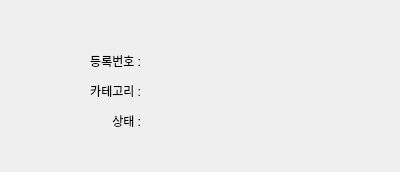
<?xml version="1.0" encoding="UTF-8"?>
<ui version="4.0">
 <class>Form</class>
 <widget class="QWidget" name="Form">
  <property name="geometry">
   <rect>
    <x>0</x>
    <y>0</y>
    <width>400</width>
    <height>172</height>
   </rect>
  </property>
  <property name="windowTitle">
   <string>Form</string>
  </property>
  <widget class="QWidget" name="widget" native="true">
   <property name="geometry">
    <rect>
     <x>40</x>
     <y>40</y>
     <width>291</width>
     <height>111</height>
    </rect>
   </property>
   <widget class="QLabel" name="label_3">
    <property name="geometry">
     <rect>
      <x>20</x>
      <y>70</y>
      <width>81</width>
      <height>21</height>
     </rect>
    </property>
    <property name="text">
     <string>상태 :</string>
    </property>
    <property name="alignment">
     <set>Qt::AlignRight|Qt::AlignTrailing|Qt::AlignVCenter</set>
    </property>
   </widget>
   <widget class="QLabel" name="label_2">
    <property name="geometry">
     <rect>
      <x>20</x>
      <y>40</y>
      <width>81</width>
      <height>21</height>
     </rect>
    </property>
    <property name="text">
     <string>카테고리 :</string>
    </property>
    <property name="alignment">
     <set>Qt::AlignRight|Qt::AlignTrailing|Qt::AlignVCenter</set>
    </property>
   </widget>
   <widget class="QLabel" name="label">
    <property name="geometry">
     <rect>
      <x>20</x>
      <y>10</y>
      <width>81</width>
      <height>21</height>
     </rect>
    </property>
    <property name="text">
     <string>등록번호 :</string>
    </property>
    <property name="alignment">
     <set>Qt::AlignRight|Qt::AlignTrailing|Qt::AlignVCenter</set>
    </property>
   </widget>
   <widget class="QWidget" name="widget_2" native="true">
    <property name="geometry">
     <rect>
      <x>220</x>
      <y>10</y>
      <width>120</width>
      <height>80</height>
     </rect>
    </property>
   </widget>
  </widget>
 </widget>
 <resources/>
 <connections/>
</ui>
